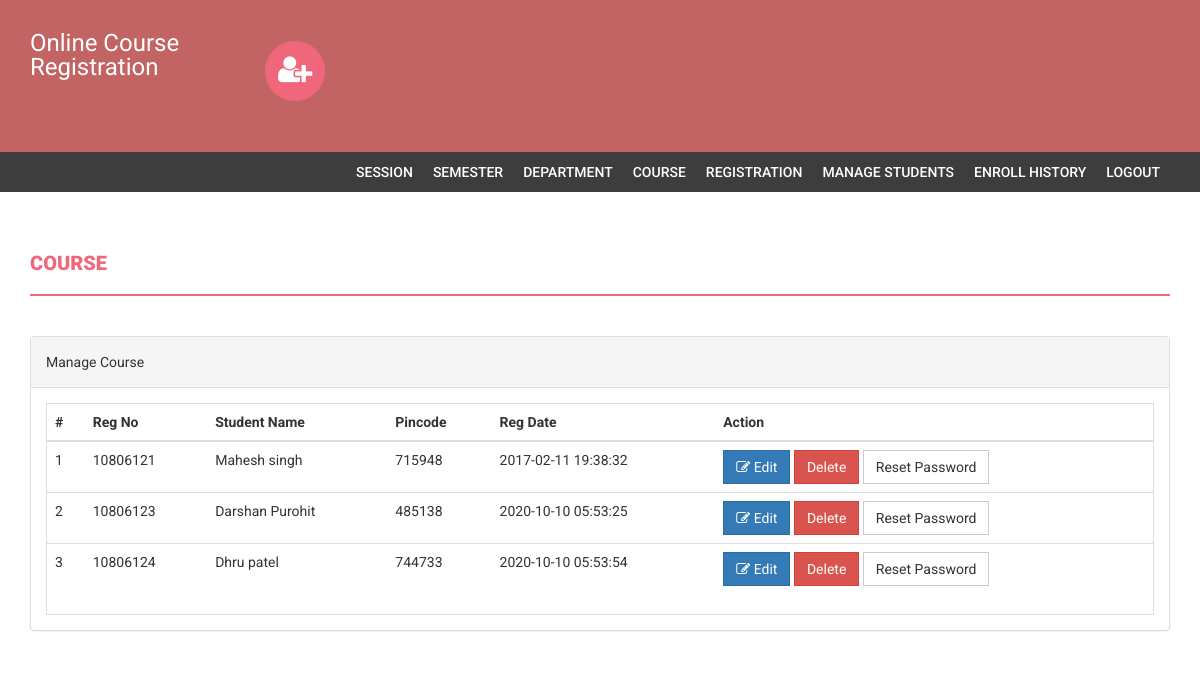
Page /admin/manage-students.php (signed in) on the committed database.
### tables this page shows
CREATE TABLE `students` (
  `StudentRegno` varchar(255) NOT NULL,
  `studentPhoto` varchar(255) DEFAULT NULL,
  `password` varchar(255) DEFAULT NULL,
  `studentName` varchar(255) DEFAULT NULL,
  `pincode` varchar(255) DEFAULT NULL,
  `session` varchar(255) DEFAULT NULL,
  `department` varchar(255) DEFAULT NULL,
  `semester` varchar(255) DEFAULT NULL,
  `cgpa` decimal(10,2) DEFAULT NULL,
  `creationdate` timestamp NULL DEFAULT current_timestamp(),
  `updationDate` varchar(255) DEFAULT NULL
);

### admin/manage-students.php (the view, shortened to what this page needs)
<?php
if(strlen($_SESSION['alogin'])==0)
    {
header('location:index.php');
}
else{
?>
<!DOCTYPE html>
<html xmlns="http://www.w3.org/1999/xhtml">
<head>
    <link href="assets/css/bootstrap.css" rel="stylesheet" />
    <link href="assets/css/font-awesome.css" rel="stylesheet" />
    <link href="assets/css/style.css" rel="stylesheet" />
</head>
<body>
<?php include('includes/header.php');?>
<?php if($_SESSION['alogin']!="")
{
 include('includes/menubar.php');
}
 ?>
    <div class="content-wrapper">
        <div class="container">
              <div class="row">
                    <div class="col-md-12">
                        <h1 class="page-head-line">Course  </h1>
                    </div>
                </div>
                <div class="row" >
                <div class="col-md-12">
                    <div class="panel panel-default">
                        <div class="panel-heading">
                            Manage Course
                        </div>
                        <div class="panel-body">
                            <div class="table-responsive table-bordered">
                                <table class="table">
                                    <thead>
                                        <tr>
                                            <th>#</th>
                                            <th>Reg No </th>
                                            <th>Student Name </th>
                                            <th> Pincode</th>
                                             <th>Reg Date</th>
                                             <th>Action</th>
                                        </tr>
                                    </thead>
                                    <tbody>
<?php
$sql=mysqli_query($con,"select * from students");
$cnt=1;
while($row=mysqli_fetch_array($sql))
{
?>
                                        <tr>
                                            <td><?php echo $cnt;?></td>
                                            <td><?php echo htmlentities($row['StudentRegno']);?></td>
                                            <td><?php echo htmlentities($row['studentName']);?></td>
                                            <td><?php echo htmlentities($row['pincode']);?></td>
                                            <td><?php echo htmlentities($row['creationdate']);?></td>
                                            <td>
                                            <a href="edit-student-profile.php?id=<?php echo $row['StudentRegno']?>">
<button class="btn btn-primary"><i class="fa fa-edit "></i> Edit</button> </a>
<a href="manage-students.php?id=<?php echo $row['StudentRegno']?>&del=delete" onClick="return confirm('Are you sure you want to delete?')">
                                            <button class="btn btn-danger">Delete</button>
</a>
<a href="manage-students.php?id=<?php echo $row['StudentRegno']?>&pass=update" onClick="return confirm('Are you sure you want to reset password?')">
<button type="submit" name="submit" id="submit" class="btn btn-default">Reset Password</button>
</a>
                                            </td>
                                        </tr>
<?php
$cnt++;
} ?>
                                    </tbody>
                                </table>
                            </div>
                        </div>
                    </div>
                </div>
            </div>
        </div>
    </div>
</body>
</html>
<?php } ?>

### admin/assets/css/style.css (style rules this page uses)
body { font-family: 'Roboto', sans-serif; line-height: 30px; }
.content-wrapper { margin-top: 40px; min-height: 600px; padding-bottom: 60px; }
.page-head-line { font-weight: 900; padding-bottom: 20px; border-bottom: 2px solid #F0677C; text-transform: uppercase; color: #F0677C; font-size: 20px; margin-bottom: 40px; }
.btn { border-radius: 0px; -webkit-border-radius: 0px; -moz-border-radius: 0px; }

### rows in the picture
students: StudentRegno "10806121", studentName "Mahesh singh", pincode "715948", creationdate "2017-02-11 19:38:32"
students: StudentRegno "10806123", studentName "Darshan Purohit", pincode "485138", creationdate "2020-10-10 05:53:25"
students: StudentRegno "10806124", studentName "Dhru patel", pincode "744733", creationdate "2020-10-10 05:53:54"
